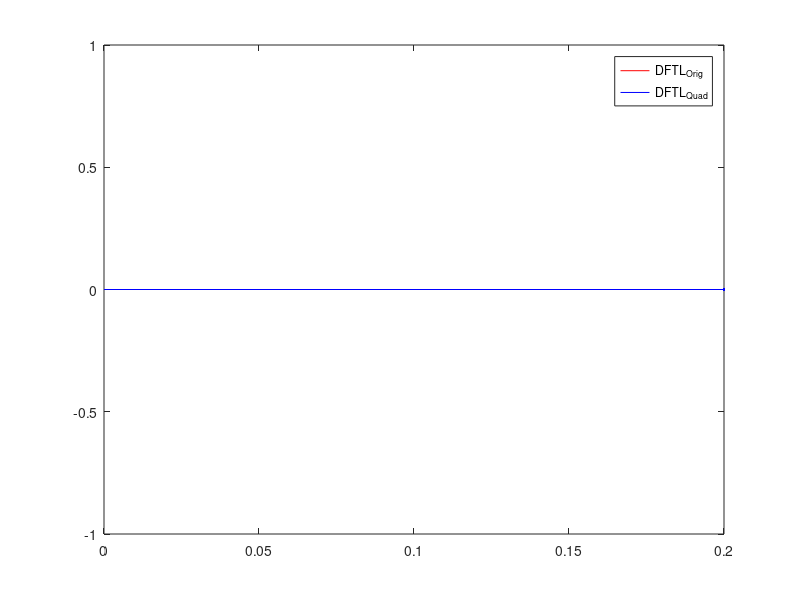

Write MATLAB code to recreate this figure.
%The space is going to be 2D

size = input('Enter the total number of particles: ');
delta_time = input('Enter your delta T: ');
total = input('Enter the entire duration of the animation: ');

% The Damping included 
s_damp = 0.8;
s_damp1 = 0.8;

totalTimeFrames = floor(total/delta_time);

X_mat = zeros(size,totalTimeFrames);
Y_mat = zeros(size,totalTimeFrames);

X_mat1 = zeros(size,totalTimeFrames);
Y_mat1 = zeros(size,totalTimeFrames);

Eplot_X = {};
Eplot_Y = {};

Energy_New = 0;
Energy_Gravity = 0;

DeltaX_vect = zeros(size+1);
DeltaY_vect = zeros(size+1);

DeltaX_vect1 = zeros(size+1);
DeltaY_vect1 = zeros(size+1);

VelX_mat = zeros(size,totalTimeFrames);
VelY_mat = zeros(size,totalTimeFrames);

VelX_mat1 = zeros(size,totalTimeFrames);
VelY_mat1 = zeros(size,totalTimeFrames);

% Initializing the positions
g = 9.81;   %Acceleration due to gravity, modified to fit the ideal assumption
m =0.05;       %Mass of the particles

r = 0.05;      %Initial length between the particles

for i=1:size
           
    X_mat(i,1) = (i-1)*r;
    Y_mat(i,1) = 0;
    
    X_mat1(i,1) = X_mat(i,1);
    Y_mat1(i,1) = Y_mat(i,1);
    
end 


for t= 2:totalTimeFrames
   
    Energy_New = 0;
    
    X_mat(1,t) = X_mat(1,1);
    Y_mat(1,t) = Y_mat(1,1);
    
    VelX_mat(1,t) = 0;
    VelY_mat(1,t) = 0;
    
    % Implemented the PBD 
    for i = 2 : size
                
        X_mat(i,t) = X_mat(i,t-1) + delta_time*(VelX_mat(i,t-1));
        Y_mat(i,t) = Y_mat(i,t-1) + delta_time*(VelY_mat(i,t-1))  + (delta_time * delta_time) * (-g);

        X_mat1(i,t) = X_mat1(i,t-1) + delta_time*(VelX_mat1(i,t-1));
        Y_mat1(i,t) = Y_mat1(i,t-1) + delta_time*(VelY_mat1(i,t-1))  + (delta_time * delta_time) * (-g);

    end
    
    % Doing the FTL correction
    for i=2: size
       
        Xn = X_mat(i-1,t);
        Yn = Y_mat(i-1,t);
        
        Xn1 = X_mat(i,t);
        Yn1 = Y_mat(i,t);
      
        rel_vec = [(Xn1-Xn),(Yn1-Yn)];
        normVal = norm(rel_vec);
        rel_vec = rel_vec * r/normVal;

        X_mat(i,t) = Xn + rel_vec(1);
        Y_mat(i,t)= Yn + rel_vec(2);

        DeltaX_vect(i) = X_mat(i,t) - Xn1;
        DeltaY_vect(i) = Y_mat(i,t) - Yn1;

        %%%%%%%%%%%%%%%%
        
        Xn_1 = X_mat1(i-1,t);
        Yn_1 = Y_mat1(i-1,t);
        
        Xn1_1 = X_mat1(i,t);
        Yn1_1 = Y_mat1(i,t);
      
        rel_vec = [(Xn1_1-Xn_1),(Yn1_1-Yn_1)];
        normVal = norm(rel_vec);
        rel_vec = rel_vec * r/normVal;

        X_mat1(i,t) = Xn_1 + rel_vec(1);
        Y_mat1(i,t)= Yn_1 + rel_vec(2);

        DeltaX_vect1(i) = X_mat1(i,t) - Xn1_1;
        DeltaY_vect1(i) = Y_mat1(i,t) - Yn1_1;
        
        Energy_New = Energy_New + m * g * Y_mat(i,t);

    end
    
    Energy_Gravity = Energy_New;
    % Doing the Velocity Correction as mentioned in the paper
    for i=2: size
        
        VelX_mat(i,t) = (X_mat(i,t) - X_mat(i,t-1))/(delta_time) - (s_damp) * (DeltaX_vect(i+1))/(delta_time);
        VelY_mat(i,t) = (Y_mat(i,t) - Y_mat(i,t-1))/(delta_time) - (s_damp) * (DeltaY_vect(i+1))/(delta_time);
        
        %%%%%%%%%%%%
        VelX_mat1(i,t) = (X_mat1(i,t) - X_mat1(i,t-1))/(delta_time) - (s_damp1) * (DeltaX_vect1(i+1))/(delta_time);
        VelY_mat1(i,t) = (Y_mat1(i,t) - Y_mat1(i,t-1))/(delta_time) - (s_damp1) * (DeltaY_vect1(i+1))/(delta_time);
        
        Energy_New = Energy_New + (1/2) * m * ((VelX_mat(i,t))^2 + (VelY_mat(i,t))^2);
        
    end
    Eplot_Y = {[cell2mat(Eplot_Y),Energy_New]};
    Eplot_X = {[cell2mat(Eplot_X),t]};
    
    s_damp1 = 0.8 - 0.7 * (t^2/(totalTimeFrames^2));
    
end

h = figure('visible','on');

for t = 1 : 3 : totalTimeFrames
    for i = 1 : size-1

           X1 = X_mat(i,t);
           X2 = X_mat(i+1,t);
           Y1 = Y_mat(i,t);
           Y2 = Y_mat(i+1,t); 

           X1_1 = X_mat1(i,t);
           X2_1 = X_mat1(i+1,t);
           Y1_1 = Y_mat1(i,t);
           Y2_1 = Y_mat1(i+1,t); 
           
           plot([X1,X2],[Y1,Y2],'r');
           hold on;

           %%%%%%%%%%%%%%

           plot([X1_1,X2_1],[Y1_1,Y2_1],'b');
           hold on;

    end

    plot(X_mat(size,t),Y_mat(size,t),'r.');
    hold on;
    plot(X_mat1(size,t),Y_mat1(size,t),'b.');
    hold on;
end

legend_str = {'DFTL_{Orig}','','DFTL_{Quad}'};
legend(legend_str{1},legend_str{3});






